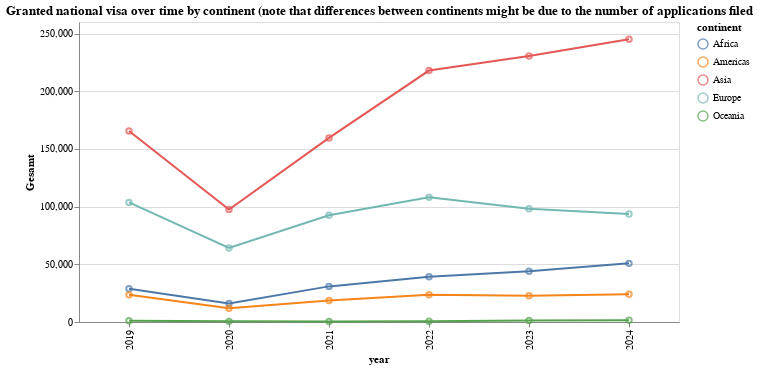

The code cell stored with this chart in its notebook:
### Code cell
line = alt.Chart(GRANTED_DVISA_continent).mark_line().encode(
    x='year',
    y='Gesamt',
    color='continent'
).properties(width=600)

dots = alt.Chart(GRANTED_DVISA_continent).mark_point().encode(
    x='year',
    y='Gesamt',
    color='continent'
).properties(width=600, title='Granted national visa over time by continent (note that differences between continents might be due to the number of applications filed')

line+dots

### Figure 1 — Vega-Lite specification as saved in the notebook (floating-point values rounded to 4 significant figures)
{"config": {"view": {"continuousWidth": 300, "continuousHeight": 300}}, "layer": [{"mark": {"type": "line"}, "encoding": {"color": {"field": "continent", "type": "nominal"}, "x": {"field": "year", "type": "nominal"}, "y": {"field": "Gesamt", "type": "quantitative"}}}, {"mark": {"type": "point"}, "encoding": {"color": {"field": "continent", "type": "nominal"}, "x": {"field": "year", "type": "nominal"}, "y": {"field": "Gesamt", "type": "quantitative"}}, "title": "Granted national visa over time by continent (note that differences between continents might be due to the number of applications filed"}], "data": {"name": "data-ee46a88ec17855673c6b1a7161f885f0"}, "width": 600, "$schema": "https://vega.github.io/schema/vega-lite/v5.20.1.json", "datasets": {"data-ee46a88ec17855673c6b1a7161f885f0": [{"continent": "Africa", "year": "2019", "Gesamt": 28877}, {"continent": "Africa", "year": "2020", "Gesamt": 16026}, {"continent": "Africa", "year": "2021", "Gesamt": 30871}, {"continent": "Africa", "year": "2022", "Gesamt": 39122}, {"continent": "Africa", "year": "2023", "Gesamt": 43917}, {"continent": "Africa", "year": "2024", "Gesamt": 50815}, {"continent": "Americas", "year": "2019", "Gesamt": 23517}, {"continent": "Americas", "year": "2020", "Gesamt": 11830}, {"continent": "Americas", "year": "2021", "Gesamt": 18621}, {"continent": "Americas", "year": "2022", "Gesamt": 23702}, {"continent": "Americas", "year": "2023", "Gesamt": 22838}, {"continent": "Americas", "year": "2024", "Gesamt": 24146}, {"continent": "Asia", "year": "2019", "Gesamt": 165605}, {"continent": "Asia", "year": "2020", "Gesamt": 97476}, {"continent": "Asia", "year": "2021", "Gesamt": 159535}, {"continent": "Asia", "year": "2022", "Gesamt": 217899}, {"continent": "Asia", "year": "2023", "Gesamt": 230591}, {"continent": "Asia", "year": "2024", "Gesamt": 245051}, {"continent": "Europe", "year": "2019", "Gesamt": 103655}, {"continent": "Europe", "year": "2020", "Gesamt": 64131}, {"continent": "Europe", "year": "2021", "Gesamt": 92462}, {"continent": "Europe", "year": "2022", "Gesamt": 108210}, {"continent": "Europe", "year": "2023", "Gesamt": 98068}, {"continent": "Europe", "year": "2024", "Gesamt": 93692}, {"continent": "Oceania", "year": "2019", "Gesamt": 1038}, {"continent": "Oceania", "year": "2020", "Gesamt": 548}, {"continent": "Oceania", "year": "2021", "Gesamt": 486}, {"continent": "Oceania", "year": "2022", "Gesamt": 734}, {"continent": "Oceania", "year": "2023", "Gesamt": 1266}, {"continent": "Oceania", "year": "2024", "Gesamt": 1539}]}}
